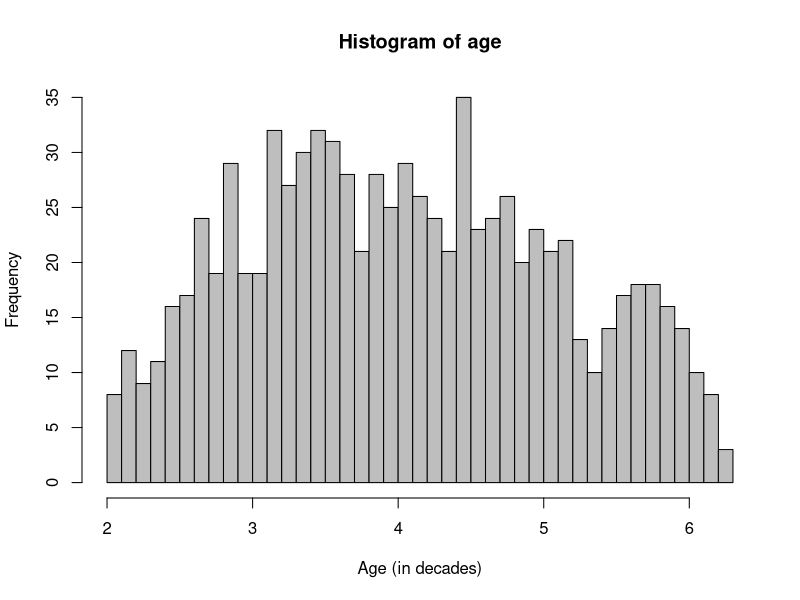
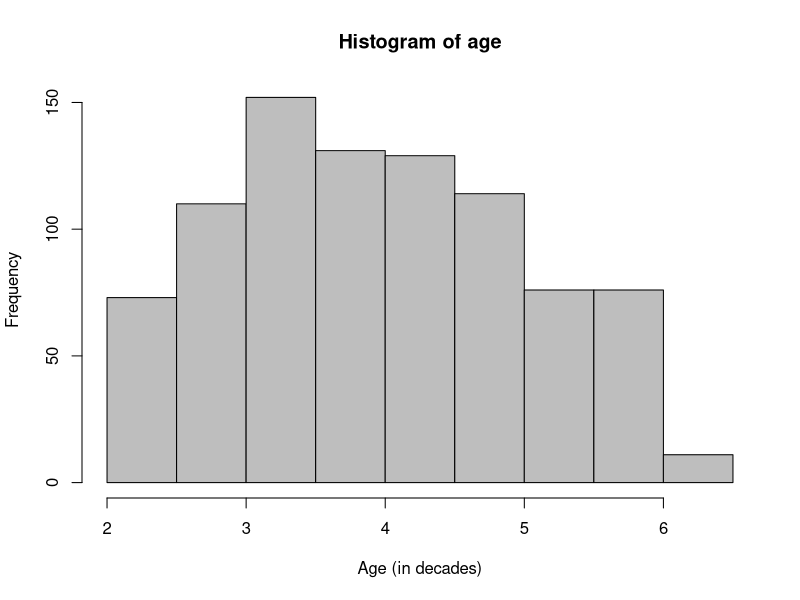
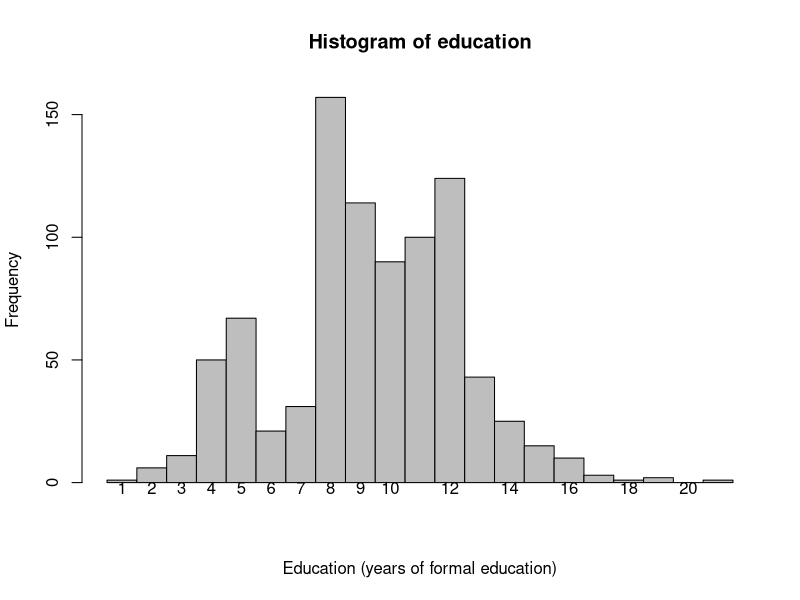
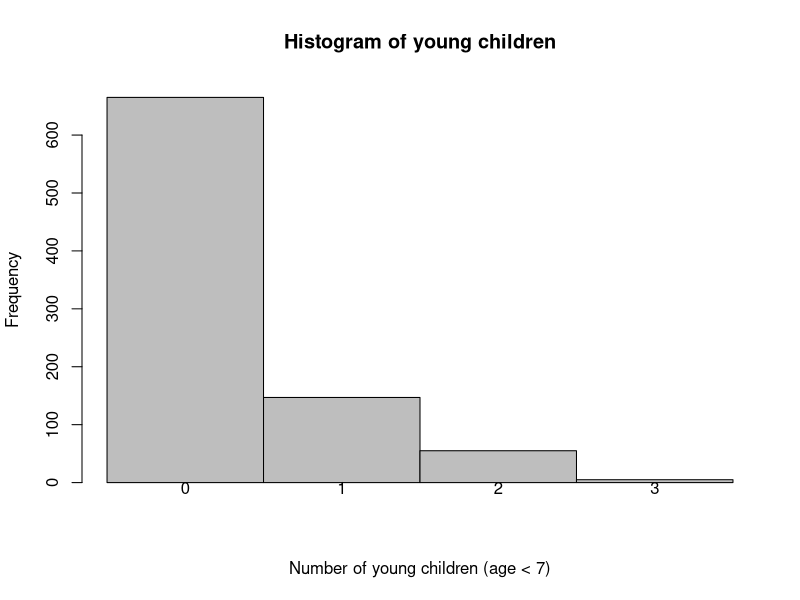
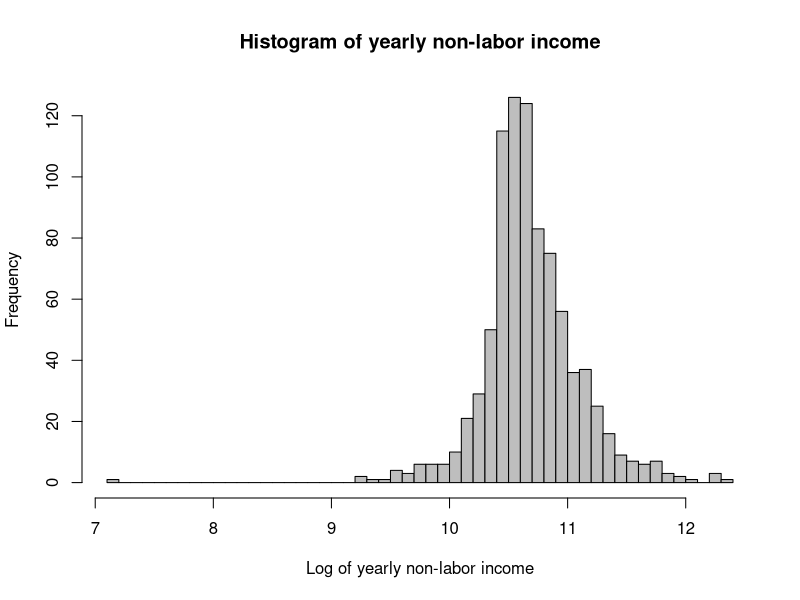
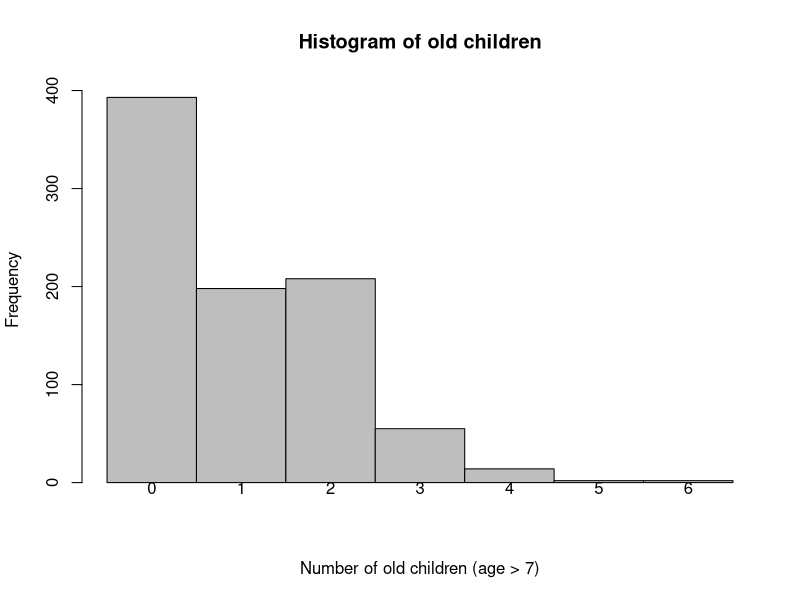

Reproduce these figures in R, in order.
# Author: Patrick Sheehan
# Purpose: Extension of Anglin and Gencay (1996)     
# Input: None
# Output(s): Histograms and tables (for factor variables)

# Set up function for the histograms which are discrete
discreteHist <- function(x, main, xlab, increment=1){
  # Computes the breakpoints between histogram cells for a discrete variable
  # then outputs a histogram with discrete axis values
  #
  # Args:
  #   x: vector of values for a discrete variable
  #
  # Returns:
  #   A histogram with one bin for each value of x
  x.hist <- hist(x,
                 main=main,
                 xlab=xlab,
                 breaks=seq(min(x), max(x)+increment, by=increment),
                 right=FALSE,
                 xaxt="n",
                 col="gray")
  if(increment == 1){
    axis(1, 
         at=x.hist$mids, 
         labels=seq(min(x), max(x), by=1), 
         tick=FALSE, 
         line=-2)
  } else {
    axis(1)
  }
  return(x.hist)
}
# Now create the histograms
require(AER) # Require data package
data(SwissLabor) # Put the data in the workspace
pdf("histograms%d.pdf", onefile=FALSE) # Save on individual PDFs
age.hist <- discreteHist(SwissLabor$age, 
                         main="Histogram of age", 
                         xlab="Age (in decades)",
                         increment=0.1)
age.hist <- hist(SwissLabor$age, 
                 main="Histogram of age", 
                 xlab="Age (in decades)",
                 breaks="Scott",
                 col="gray")
education.hist <- discreteHist(SwissLabor$education, 
                               main="Histogram of education", 
                               xlab="Education (years of formal education)")
young.children.hist <- discreteHist(SwissLabor$youngkids, 
                                    main="Histogram of young children", 
                                    xlab="Number of young children (age < 7)")
# Non-discrete histogram for non-labor income
income.hist <- hist(SwissLabor$income,
                    main="Histogram of yearly non-labor income",
                    xlab="Log of yearly non-labor income",
                    breaks="fd",
                    col="gray")
old.kids.hist <- discreteHist(SwissLabor$oldkids, 
                              main="Histogram of old children", 
                              xlab="Number of old children (age > 7)")
dev.off() # done
participation.table <- table(SwissLabor$participation)
foreign.table <- table(SwissLabor$foreign)
